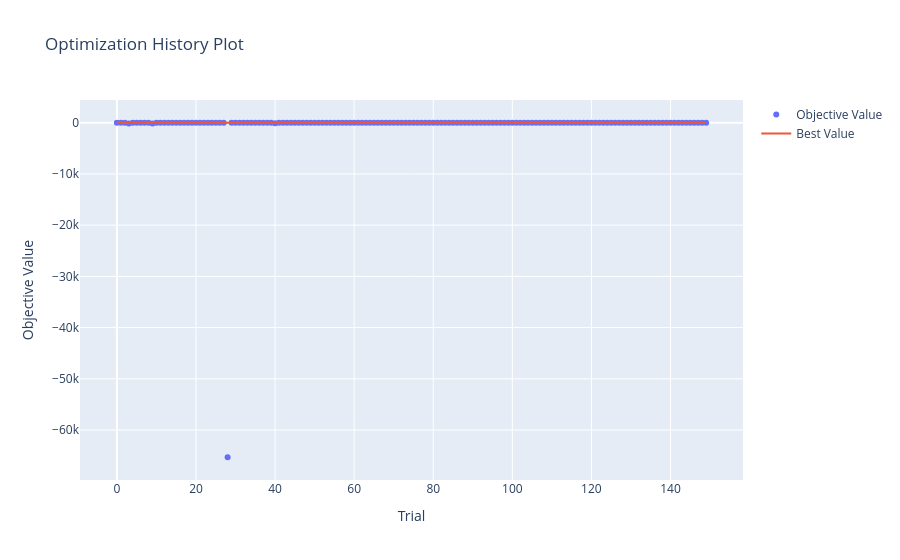
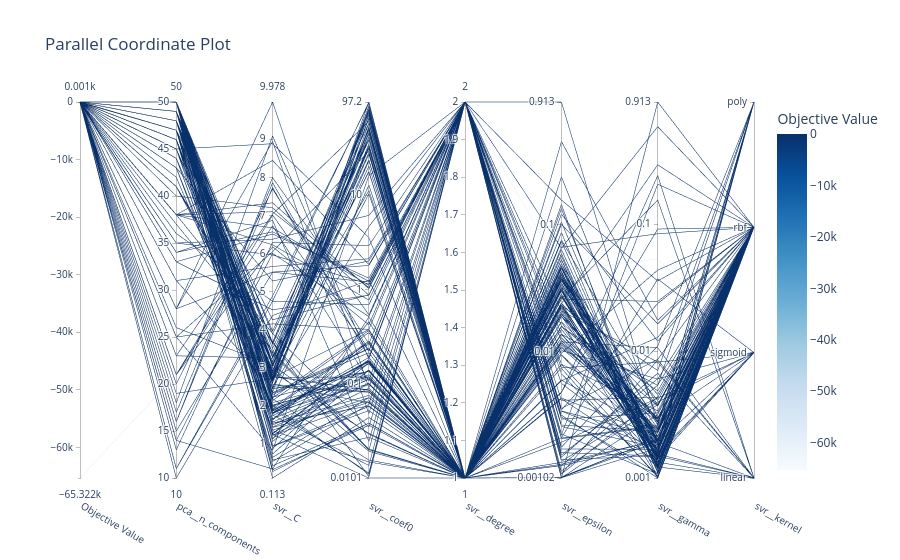
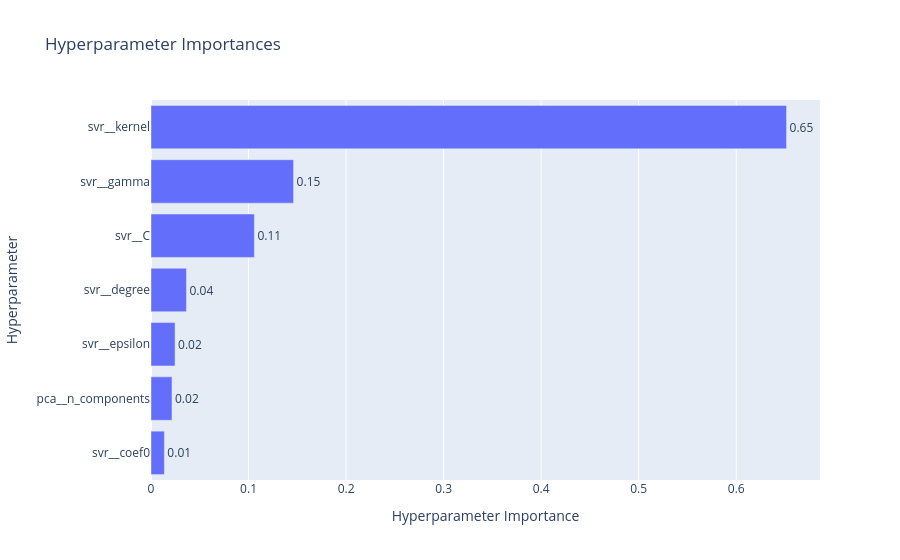

Notebook source saved alongside these figures, in order:
### Code cell
visualize(svr_study,svr,X_train,y_train)

### Figure 1 — Plotly figure (JSON) as saved in the notebook; plotly's stock layout.template omitted (floating-point values rounded to 4 significant figures; data arrays with more than 128 entries replaced by an {"elided": "..."} marker saying what was removed)
{"data": [{"mode": "markers", "name": "Objective Value", "type": "scatter", "x": {"elided": "150 int values"}, "y": {"elided": "150 float values"}}, {"mode": "lines", "name": "Best Value", "type": "scatter", "x": {"elided": "150 int values"}, "y": {"elided": "150 float values"}}, {"marker": {"color": "#cccccc"}, "mode": "markers", "name": "Infeasible Trial", "showlegend": false, "type": "scatter", "x": [], "y": []}], "layout": {"autosize": true, "title": {"text": "Optimization History Plot"}, "xaxis": {"autorange": true, "range": [-9.093, 158.1], "title": {"text": "Trial"}, "type": "linear"}, "yaxis": {"autorange": true, "range": [-70710.0, 5392.0], "title": {"text": "Objective Value"}, "type": "linear"}}}

### Figure 2 — Plotly figure (JSON) as saved in the notebook; plotly's stock layout.template omitted (floating-point values rounded to 4 significant figures; data arrays with more than 128 entries replaced by an {"elided": "..."} marker saying what was removed)
{"data": [{"dimensions": [{"label": "Objective Value", "range": [-65320.0, 0.9007], "values": {"elided": "150 float values"}}, {"label": "pca__n_components", "range": [10, 50], "values": {"elided": "150 int values"}}, {"label": "svr__C", "range": [0.1133, 9.978], "values": {"elided": "150 float values"}}, {"label": "svr__coef0", "range": [-1.998, 1.988], "ticktext": ["0.0101", "0.1", "1", "10", "97.2"], "tickvals": [-1.998, -1, 0, 1, 1.988], "values": {"elided": "150 float values"}}, {"label": "svr__degree", "range": [1, 2], "values": {"elided": "150 int values"}}, {"label": "svr__epsilon", "range": [-2.992, -0.03934], "ticktext": ["0.00102", "0.01", "0.1", "0.913"], "tickvals": [-2.992, -2, -1, -0.03934], "values": {"elided": "150 float values"}}, {"label": "svr__gamma", "range": [-2.998, -0.03949], "ticktext": ["0.001", "0.01", "0.1", "0.913"], "tickvals": [-2.998, -2, -1, -0.03949], "values": {"elided": "150 float values"}}, {"label": "svr__kernel", "range": [0, 3], "ticktext": ["linear", "sigmoid", "rbf", "poly"], "tickvals": [0, 1, 2, 3], "values": {"elided": "150 int values"}}], "labelangle": 30, "labelside": "bottom", "line": {"color": {"elided": "150 float values"}, "colorbar": {"title": {"text": "Objective Value"}}, "colorscale": [[0, "rgb(247,251,255)"], [0.125, "rgb(222,235,247)"], [0.25, "rgb(198,219,239)"], [0.375, "rgb(158,202,225)"], [0.5, "rgb(107,174,214)"], [0.625, "rgb(66,146,198)"], [0.75, "rgb(33,113,181)"], [0.875, "rgb(8,81,156)"], [1, "rgb(8,48,107)"]], "reversescale": false, "showscale": true}, "type": "parcoords"}], "layout": {"autosize": true, "title": {"text": "Parallel Coordinate Plot"}}}

### Figure 3 — Plotly figure (JSON) as saved in the notebook; plotly's stock layout.template omitted (floating-point values rounded to 4 significant figures)
{"data": [{"cliponaxis": false, "hovertemplate": ["svr__coef0 (FloatDistribution): 0.013704174577037655<extra></extra>", "pca__n_components (IntDistribution): 0.021522151242610834<extra></extra>", "svr__epsilon (FloatDistribution): 0.024666360920836367<extra></extra>", "svr__degree (IntDistribution): 0.03635293044812114<extra></extra>", "svr__C (FloatDistribution): 0.10599002930992858<extra></extra>", "svr__gamma (FloatDistribution): 0.14618817247707605<extra></extra>", "svr__kernel (CategoricalDistribution): 0.6515761810243894<extra></extra>"], "name": "Objective Value", "orientation": "h", "text": ["0.01", "0.02", "0.02", "0.04", "0.11", "0.15", "0.65"], "textposition": "outside", "type": "bar", "x": [0.0137, 0.02152, 0.02467, 0.03635, 0.106, 0.1462, 0.6516], "y": ["svr__coef0", "pca__n_components", "svr__epsilon", "svr__degree", "svr__C", "svr__gamma", "svr__kernel"]}], "layout": {"autosize": true, "title": {"text": "Hyperparameter Importances"}, "xaxis": {"autorange": true, "range": [0, 0.6859], "title": {"text": "Hyperparameter Importance"}, "type": "linear"}, "yaxis": {"autorange": true, "range": [-0.5, 6.5], "title": {"text": "Hyperparameter"}, "type": "category"}}}
